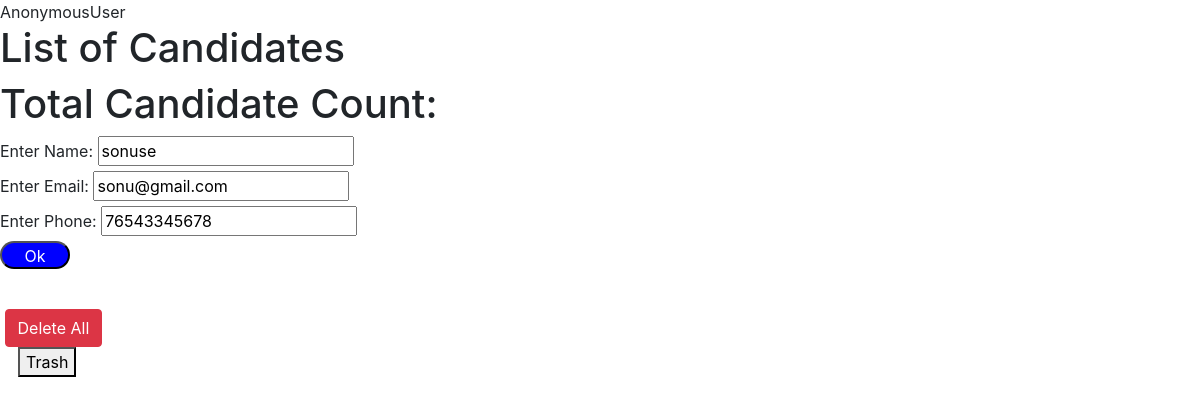
/add_update_candidate/112/, run on the app's committed database.
### my_app/models.py (models this page shows)
class Candidate(models.Model):
    name = models.CharField(max_length=150, null=True)
    email = models.EmailField(unique=True)
    phone = models.CharField(max_length=15)

### my_app/views.py (the view, shortened to what this page needs)
# urls.py: path('add_update_candidate/<int:pk>/',add_update_candidate,name='add_update_candidate'),
def add_update_candidate(request, pk=None):
    candidate = get_object_or_404(Candidate, pk=pk) if pk else None
    return render(request, 'base.html', {'candidate': candidate})

### templates/base.html (shortened to what this page needs)
<!DOCTYPE html>
<html lang="en">
<head>
    <link rel="stylesheet" href="https://cdn.jsdelivr.net/npm/bootstrap@4.4.1/dist/css/bootstrap.min.css">
</head>
<body>
{{user}}
    <h1>List of Candidates</h1>
    <h1>Total Candidate Count: {{ count }}</h1>
    <form method="post" action="{% if candidate.pk %}{% url 'add_update_candidate' pk=candidate.pk %}{% else %}{% url 'add' %}{% endif %}">
  <label>Enter Name:</label> <input value="{{candidate.name}}" name="name" type="text" placeholder="Enter name" required><br>
  <label>Enter Email:</label> <input value="{{candidate.email}}" name="email" type="email" placeholder="Enter email"><br>
  <label>Enter Phone:</label> <input value="{{candidate.phone}}" name="phone" type="text" placeholder="Enter phone"><br>
  <input class="add-button" type="submit" value="Ok">
</form>
<br>
    <form action="{% url 'delete' %}" method="post">
      &nbsp;<input class="btn btn-danger" type="submit" value="Delete All">
    </form>
  &nbsp;&nbsp;&nbsp;<a href="/trash"> <button>Trash</button></a>
</body>
</html>

### templates/base.html (style rules this page uses)
.add-button { color: white; background-color: blue; width: 70px; height: 28px; border-radius:15px; }

### data on the page
Candidate: name "sonuse", email "sonu@gmail.com", phone "76543345678"

### other printed values
{{ user }} "AnonymousUser"
